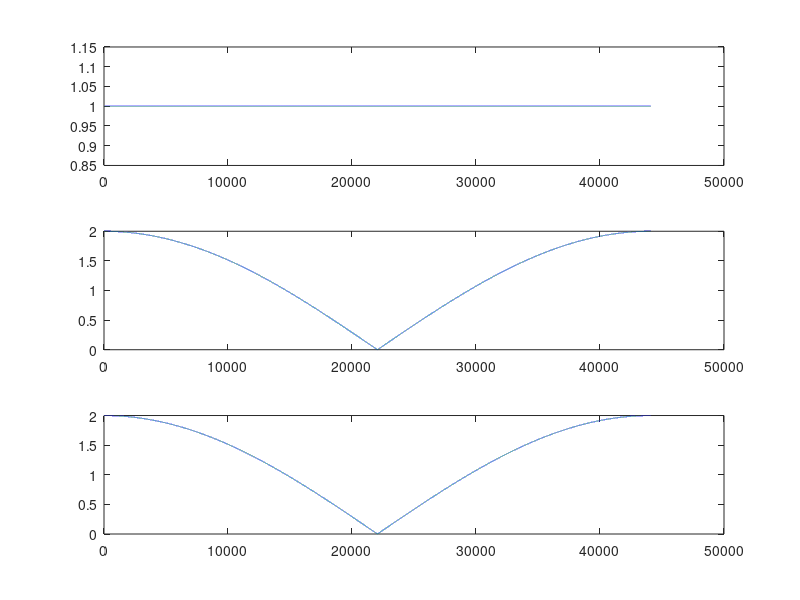

Reproduce this figure in MATLAB.
%% lpa script
clear all;
close all;
SR = 44.1e3;
f0 = SR/2;
w0 = 2*pi*f0/SR;
a = [1, 1];
b = [0];
m = length(a)-1;

x = zeros(SR,1);
x(1) = 1;
N = length(x);
x=[zeros(m,1);x];


y=zeros(N+m,1);



for n = m+1:m+N
    y(n) = a*x(n:-1:n-m) + b*y(n-1:-1:n-m);
end




% FFT
XF = fft(x);
YF = fft(y);

fx = linspace(0, SR, length(XF));
fy = linspace(0, SR, length(YF));


w = linspace(0, 2*pi*SR, SR);
H = abs(1 + exp(-1j*w/SR));
fh = linspace(0,SR,length(H));

% Plot
% plot(fx,20*log10(abs(XF)),fy,20*log10(abs(YF)));
subplot(3,1,1)
plot(fx,abs(XF))
subplot(3,1,2)
plot(fy,abs(YF));
subplot(3,1,3)
plot(fh,H);
